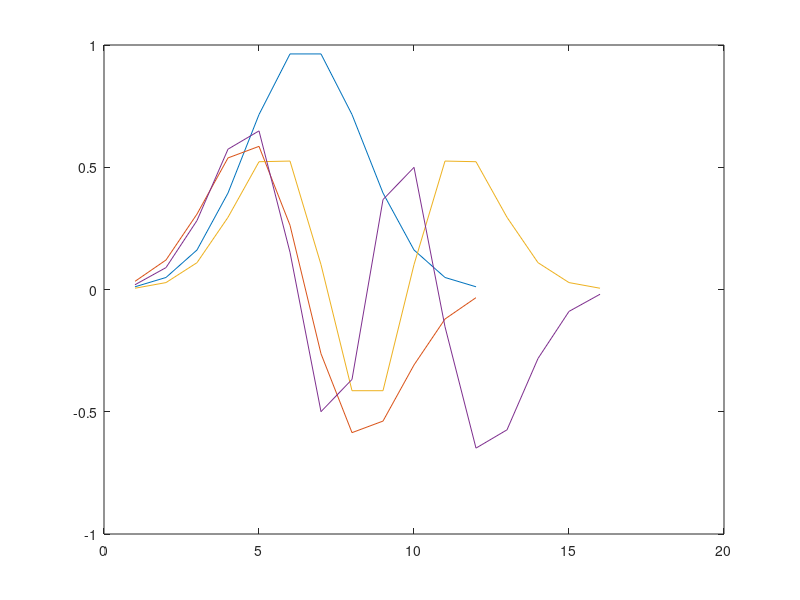

Write MATLAB code to recreate this figure.
pkg load signal

# for normalizing values into filter coefficients
normalize = @(v) ( v / norm(v) );

# for each of copy-pasting into C++ code
to_string = @(v) ( strcat(strjoin(arrayfun(@(x) num2str(x, 8),v,'UniformOutput',false),', '), "\n") );

# gaussian function and its derivates, calculated using wolfram alpha
#
# was previously using hann window, but was bothered by the fact that the 1st
# and 3rd derivate coefficients were just negations of each other
# this seems to work just as well for sinousoids but may produce more interesting
# (accurate?) results for other wave shapes
#
# this is essentially doing the same thing as the `gaussian` function,
# just keeping it more general so we can use it derivates as well
a = 0.5; # chosen semi-arbitrarily to give relatively even values in the output filter coefficients
f_g0 = @(x, L) ( exp( -(a*x)^2/2 ) );
f_g1 = @(x, L) ( -a*x * exp( -(a*x)^2/2) );
f_g2 = @(x, L) ( a * (a*x^2 - 1) * exp( -(a*x)^2/2) );
f_g3 = @(x, L) ( -a^2*x * (a*x^2 - 3) * exp( -(a*x)^2/2 ) );

size0 = 12;
size1 = 12;
size2 = 16;
size3 = 16;

values0 = linspace(-size0/2, size0/2, size0);
values1 = linspace(-size1/2, size1/2, size1);
values2 = linspace(-size2/2, size2/2, size2);
values3 = linspace(-size3/2, size3/2, size3);

# normalizing the output since we're going to end up doing comparisons on the
# filter outputs anyway, so this should hopefully resulting in more consistent
# scaling for said comparisons
f0 = arrayfun(f_g0, values0, size0);
f1 = arrayfun(f_g1, values1, size1);
f2 = arrayfun(f_g2, values2, size2);
f3 = arrayfun(f_g3, values3, size3);

hold off
plot(f0)
hold on
plot(f1)
plot(f2)
plot(f3)

# formatting for ease of copy-and-paste into c++ code
out0 = to_string(f0)
out1 = to_string(f1)
out2 = to_string(f2)
out3 = to_string(f3)
